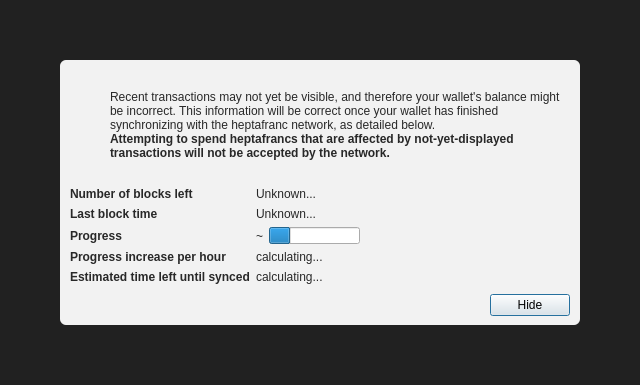
<?xml version="1.0" encoding="UTF-8"?>
<ui version="4.0">
 <class>ModalOverlay</class>
 <widget class="ModalOverlay" name="ModalOverlay">
  <property name="geometry">
   <rect>
    <x>0</x>
    <y>0</y>
    <width>640</width>
    <height>385</height>
   </rect>
  </property>
  <property name="windowTitle">
   <string>Form</string>
  </property>
  <layout class="QVBoxLayout" name="verticalLayout" stretch="0">
   <property name="sizeConstraint">
    <enum>QLayout::SetDefaultConstraint</enum>
   </property>
   <property name="leftMargin">
    <number>0</number>
   </property>
   <property name="topMargin">
    <number>0</number>
   </property>
   <property name="rightMargin">
    <number>0</number>
   </property>
   <property name="bottomMargin">
    <number>0</number>
   </property>
   <item>
    <widget class="QWidget" name="bgWidget" native="true">
     <property name="styleSheet">
      <string notr="true">#bgWidget { background: rgba(0,0,0,220); }</string>
     </property>
     <layout class="QVBoxLayout" name="verticalLayoutMain" stretch="1">
      <property name="leftMargin">
       <number>60</number>
      </property>
      <property name="topMargin">
       <number>60</number>
      </property>
      <property name="rightMargin">
       <number>60</number>
      </property>
      <property name="bottomMargin">
       <number>60</number>
      </property>
      <item>
       <widget class="QWidget" name="contentWidget" native="true">
        <property name="styleSheet">
         <string notr="true">#contentWidget { background: rgba(255,255,255,240); border-radius: 6px; }

QLabel { color: rgb(40,40,40);  }</string>
        </property>
        <layout class="QVBoxLayout" name="verticalLayoutSub" stretch="1,0,0,0">
         <property name="spacing">
          <number>0</number>
         </property>
         <property name="leftMargin">
          <number>10</number>
         </property>
         <property name="topMargin">
          <number>10</number>
         </property>
         <property name="rightMargin">
          <number>10</number>
         </property>
         <property name="bottomMargin">
          <number>10</number>
         </property>
         <item>
          <layout class="QHBoxLayout" name="horizontalLayoutIconText" stretch="0,1">
           <property name="topMargin">
            <number>20</number>
           </property>
           <item>
            <layout class="QVBoxLayout" name="verticalLayoutIcon">
             <property name="leftMargin">
              <number>0</number>
             </property>
             <item>
              <widget class="QPushButton" name="warningIcon">
               <property name="enabled">
                <bool>false</bool>
               </property>
               <property name="text">
                <string/>
               </property>
               <property name="icon">
                <iconset>
                 <normaloff>:/icons/warning</normaloff>
                 <disabledoff>:/icons/warning</disabledoff>:/icons/warning</iconset>
               </property>
               <property name="iconSize">
                <size>
                 <width>48</width>
                 <height>48</height>
                </size>
               </property>
               <property name="flat">
                <bool>true</bool>
               </property>
              </widget>
             </item>
             <item>
              <spacer name="verticalSpacerWarningIcon">
               <property name="orientation">
                <enum>Qt::Vertical</enum>
               </property>
               <property name="sizeHint" stdset="0">
                <size>
                 <width>20</width>
                 <height>40</height>
                </size>
               </property>
              </spacer>
             </item>
            </layout>
           </item>
           <item>
            <layout class="QVBoxLayout" name="verticalLayoutInfoText">
             <property name="leftMargin">
              <number>0</number>
             </property>
             <property name="topMargin">
              <number>0</number>
             </property>
             <item>
              <widget class="QLabel" name="infoText">
               <property name="text">
                <string>Recent transactions may not yet be visible, and therefore your wallet's balance might be incorrect. This information will be correct once your wallet has finished synchronizing with the heptafranc network, as detailed below.</string>
               </property>
               <property name="textFormat">
                <enum>Qt::RichText</enum>
               </property>
               <property name="wordWrap">
                <bool>true</bool>
               </property>
              </widget>
             </item>
             <item>
              <widget class="QLabel" name="infoTextStrong">
               <property name="font">
                <font>
                 <weight>75</weight>
                 <bold>true</bold>
                </font>
               </property>
               <property name="text">
                <string>Attempting to spend heptafrancs that are affected by not-yet-displayed transactions will not be accepted by the network.</string>
               </property>
               <property name="textFormat">
                <enum>Qt::RichText</enum>
               </property>
               <property name="wordWrap">
                <bool>true</bool>
               </property>
              </widget>
             </item>
             <item>
              <spacer name="verticalSpacerInTextSpace">
               <property name="orientation">
                <enum>Qt::Vertical</enum>
               </property>
               <property name="sizeHint" stdset="0">
                <size>
                 <width>20</width>
                 <height>40</height>
                </size>
               </property>
              </spacer>
             </item>
            </layout>
           </item>
          </layout>
         </item>
         <item>
          <spacer name="verticalSpacerAfterText">
           <property name="orientation">
            <enum>Qt::Vertical</enum>
           </property>
           <property name="sizeHint" stdset="0">
            <size>
             <width>20</width>
             <height>40</height>
            </size>
           </property>
          </spacer>
         </item>
         <item>
          <layout class="QFormLayout" name="formLayout">
           <property name="fieldGrowthPolicy">
            <enum>QFormLayout::FieldsStayAtSizeHint</enum>
           </property>
           <property name="horizontalSpacing">
            <number>6</number>
           </property>
           <property name="verticalSpacing">
            <number>6</number>
           </property>
           <property name="topMargin">
            <number>10</number>
           </property>
           <item row="0" column="0">
            <widget class="QLabel" name="labelNumberOfBlocksLeft">
             <property name="font">
              <font>
               <weight>75</weight>
               <bold>true</bold>
              </font>
             </property>
             <property name="text">
              <string>Number of blocks left</string>
             </property>
            </widget>
           </item>
           <item row="0" column="1">
            <widget class="QLabel" name="numberOfBlocksLeft">
             <property name="text">
              <string>Unknown...</string>
             </property>
            </widget>
           </item>
           <item row="1" column="0">
            <widget class="QLabel" name="labelLastBlockTime">
             <property name="font">
              <font>
               <weight>75</weight>
               <bold>true</bold>
              </font>
             </property>
             <property name="text">
              <string>Last block time</string>
             </property>
            </widget>
           </item>
           <item row="1" column="1">
            <widget class="QLabel" name="newestBlockDate">
             <property name="sizePolicy">
              <sizepolicy hsizetype="Maximum" vsizetype="Preferred">
               <horstretch>0</horstretch>
               <verstretch>0</verstretch>
              </sizepolicy>
             </property>
             <property name="text">
              <string>Unknown...</string>
             </property>
            </widget>
           </item>
           <item row="2" column="0">
            <widget class="QLabel" name="labelSyncDone">
             <property name="font">
              <font>
               <weight>75</weight>
               <bold>true</bold>
              </font>
             </property>
             <property name="text">
              <string>Progress</string>
             </property>
            </widget>
           </item>
           <item row="2" column="1">
            <layout class="QHBoxLayout" name="horizontalLayoutSync" stretch="0,1">
             <item>
              <widget class="QLabel" name="percentageProgress">
               <property name="text">
                <string notr="true">~</string>
               </property>
              </widget>
             </item>
             <item>
              <widget class="QProgressBar" name="progressBar">
               <property name="value">
                <number>24</number>
               </property>
               <property name="format">
                <string/>
               </property>
              </widget>
             </item>
            </layout>
           </item>
           <item row="4" column="0">
            <widget class="QLabel" name="labelProgressIncrease">
             <property name="font">
              <font>
               <weight>75</weight>
               <bold>true</bold>
              </font>
             </property>
             <property name="text">
              <string>Progress increase per hour</string>
             </property>
            </widget>
           </item>
           <item row="4" column="1">
            <widget class="QLabel" name="progressIncreasePerH">
             <property name="text">
              <string>calculating...</string>
             </property>
            </widget>
           </item>
           <item row="5" column="0">
            <widget class="QLabel" name="labelEstimatedTimeLeft">
             <property name="font">
              <font>
               <weight>75</weight>
               <bold>true</bold>
              </font>
             </property>
             <property name="text">
              <string>Estimated time left until synced</string>
             </property>
            </widget>
           </item>
           <item row="5" column="1">
            <widget class="QLabel" name="expectedTimeLeft">
             <property name="text">
              <string>calculating...</string>
             </property>
            </widget>
           </item>
          </layout>
         </item>
         <item>
          <layout class="QHBoxLayout" name="horizontalLayoutButtons">
           <property name="leftMargin">
            <number>10</number>
           </property>
           <property name="topMargin">
            <number>10</number>
           </property>
           <item>
            <spacer name="horizontalSpacer">
             <property name="orientation">
              <enum>Qt::Horizontal</enum>
             </property>
             <property name="sizeHint" stdset="0">
              <size>
               <width>40</width>
               <height>20</height>
              </size>
             </property>
            </spacer>
           </item>
           <item>
            <widget class="QPushButton" name="closeButton">
             <property name="text">
              <string>Hide</string>
             </property>
             <property name="focusPolicy">
              <enum>Qt::StrongFocus</enum>
             </property>
             <property name="default">
              <bool>true</bool>
             </property>
            </widget>
           </item>
          </layout>
         </item>
        </layout>
       </widget>
      </item>
     </layout>
    </widget>
   </item>
  </layout>
 </widget>
 <customwidgets>
  <customwidget>
   <class>ModalOverlay</class>
   <extends>QWidget</extends>
   <header>qt/modaloverlay.h</header>
   <container>1</container>
  </customwidget>
 </customwidgets>
 <resources/>
 <connections/>
</ui>
